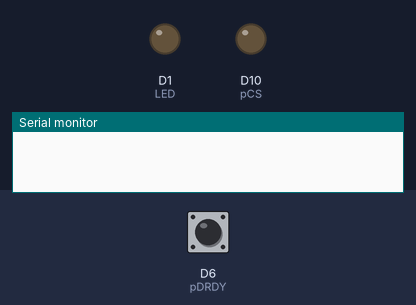
Bench run of a sketch on a simulated Arduino MKR. On the bench: output pins drawn as LEDs (lit = HIGH), the last lines printed to the serial monitor. The test bench sets the inputs (shaded band); at power-on: D6 (pDRDY) HIGH. WiFi joins after 1.5 s; servers stay silent unless stated; pins used as bus, display or sensor lines are not drawn.

Above: at 0.0 s.
At 14.6 s:
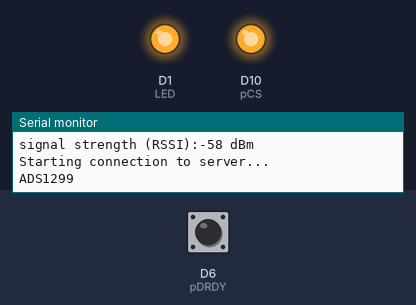
At 16.4 s:
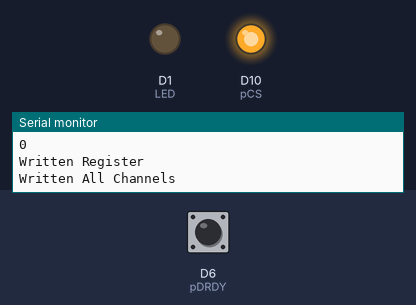
16.5 s: D6 (pDRDY) driven LOW
18.0 s: D6 (pDRDY) pulsed HIGH 2 times (0.12 s each, 0.3 s apart)
Timing chart, 0 to 21.0 s (numbered marks = the images above; inputs shaded):
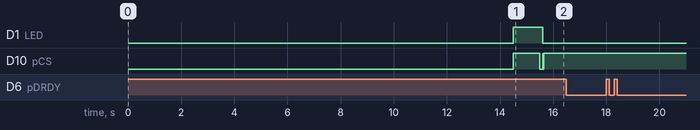

The sketch:

ads1299wifi_interrupt.ino
```cpp
#include <SPI.h>
#include "wiring_private.h"
#include "ads1299wifi.h"
#include <WiFi101.h>
#include <WiFiUdp.h>


SPIClass mySPI (&sercom1, 12, 13, 11, SPI_PAD_0_SCK_1, SERCOM_RX_PAD_3);

const int pCS = 10; //chip select pin
const int pDRDY = 6; //data ready pin
const int pCLKSEL = 9;
const int LED = 1 ;
//Over clocked spi of the ADS1299 to 40M Hz
const int SPI_CLK = 20000000;

boolean deviceIDReturned = false;
boolean continuousRead = false ;
boolean startRead = false ;

int ch[8];
int cnt = 0;
String spiData;


//For WIFI
int status = WL_IDLE_STATUS;
char ssid[] = SECRET_SSID;
char pass[] = SECRET_PASS;
unsigned int localPort = 8899;      // local port to listen on
String sendingString;
char sendingBuf[10000];
int sendingBufferSize = 0;

WiFiUDP Udp;


void drdyIRS()
{
    if (!continuousRead)
    {
        //Serial.println("Continuous Read");
        continuousRead = true ;
        digitalWrite(pCS, LOW);
        mySPI.beginTransaction(SPISettings(SPI_CLK, MSBFIRST, SPI_MODE1));
        mySPI.transfer(START);
        mySPI.transfer(RDATAC);
        digitalWrite(pCS, HIGH);
    }
    //When interrupt happends read new data from ADS1299 to buffer.
    digitalWrite(pCS, LOW);
    int j = 0 ;
    spiData = String();
    for (int i = 0; i < 27; i++)
    {
        byte temp = mySPI.transfer(0x00);
        if (i < 2)
        {
            spiData += temp ;
            spiData += "," ;
        }
        else if (i == 2)
        {
            spiData += cnt ;
            spiData += "," ;
        }
        else
        {
            ch[j] += temp << (3 - (i % 3)) * 8 ;
            if (i % 3 == 2)
            {
                ch[j] = ch[j] >> 8;
                //Serial.print(ch[j]);
                spiData += ch[j] ;
                if (j < 7)
                {
                    spiData += ",";
                }
                else
                {
                    spiData += "\n";
                }
                j++ ;
            }
        }
    }
    digitalWrite(pCS, HIGH);
    sendingString += spiData;
    cnt++ ;
    sendingBufferSize++;
}


void setup()
{
    Serial.begin(115200);

    //start the SPI library:
    mySPI.begin();
    pinPeripheral(11, PIO_SERCOM);
    pinPeripheral(12, PIO_SERCOM);
    pinPeripheral(13, PIO_SERCOM);
    delay(3000);

    //Setup the wifi

    //Configure pins for Adafruit ATWINC1500 Feather
    WiFi.setPins(8,7,4,2);
    // check for the presence of the shield:
    if (WiFi.status() == WL_NO_SHIELD)
    {
        Serial.println("WiFi shield not present");
        // don't continue:
        while (true);
    }
    // attempt to connect to WiFi network:
    while ( status != WL_CONNECTED) {
        Serial.print("Attempting to connect to SSID: ");
        Serial.println(ssid);
        // Connect to WPA/WPA2 network. Change this line if using open or WEP network:
        status = WiFi.begin(ssid, pass);

        // wait 10 seconds for connection:
        delay(10000);
    }
    Serial.println("Connected to wifi");
    printWiFiStatus();
    Serial.println("\nStarting connection to server...");
    Udp.begin(localPort);


    //Setup ADS1299
    Serial.flush();
    Serial.println("ADS1299");
    // initalize the  data ready and chip select pins:
    pinMode(LED, OUTPUT);
    digitalWrite(LED, HIGH);
    ADS_INIT();
    digitalWrite(LED, LOW);
    delay(10);  //delay to ensure connection
    ADS_RREAD(0, 24);
    //ADS_WREG(0x03,0xE0); // Enable Internal Reference Buffer 6 -OFF , E - ON
    ADS_WREG(0x03, 0xE8); // Enable Internal Reference Buffer 6 -OFF , E - ON
    delay(50);
    ADS_WREG(CHn, 0x01); // Input Shorted
    delay(1);
    for (int i = 0; i < 10; i++)
        ADS_ReadContinuous();
    ADS_STOP();
    delay(1);
    ADS_WREG(0x01, 0x93); // Sample Rate 96 - 250 , 95 - 500, 90 - 16k
    ADS_WREG(0x02, 0xD1); // Test Signal 2Hz Square Wave
    //ADS_WREG(CHn,0x10); // Active channels
    ADS_WREG(CHn, 0x00); // Ch on Test Signals with Gain 0
    // ADS_WREG(CH1,0x00);
    //ADS_WREG(0x15,0x20);//SRB1 To Negative Inputs
    ADS_RREAD(0, 24);


    //Setup interrupt
    attachInterrupt(digitalPinToInterrupt(pDRDY), drdyIRS, FALLING);
    mySPI.transfer(START);
    mySPI.transfer(RDATAC);
    Serial.println("Start Streaming");

}

void loop()
{
        if(sendingBufferSize > 20)
        {
            //send the data
//            Serial.println(sendingString);
//            sendingString.toCharArray(sendingBuf,1000);
            sendingString.toCharArray(sendingBuf,10*sendingBufferSize);
            Udp.beginPacket("192.168.0.101", 8899);

            Udp.write(sendingBuf);
            Udp.endPacket();

            //Clean the buffer
            sendingBufferSize = 0;
            sendingString = "";
        }

}


void ADS_INIT()
{
  pinMode(pDRDY, INPUT);
  pinMode(pCS, OUTPUT);
  pinMode(pCLKSEL, OUTPUT);
  digitalWrite(pCLKSEL, HIGH);
  delay(1);
  digitalWrite(pCS, HIGH);
  delay(1000);  //delay to ensure connection
  digitalWrite(pCS, LOW);
  mySPI.beginTransaction(SPISettings(SPI_CLK, MSBFIRST, SPI_MODE1));
  mySPI.transfer(RESET);
  mySPI.endTransaction();
  delay(100);
  digitalWrite(pCS, HIGH);
}

void ADS_RREAD(byte r , int n) {
  if (r + n > 24)
    n = 24 - r ;
  digitalWrite(pCS, LOW);
  Serial.println("Register Data");
  mySPI.beginTransaction(SPISettings(SPI_CLK, MSBFIRST, SPI_MODE1));
  mySPI.transfer(SDATAC);
  mySPI.transfer(RREG | r); //RREG
  mySPI.transfer(n); // 24 Registers
  for (int i = 0; i < n; i++)
  { byte temp = mySPI.transfer(0x00);
    Serial.println(temp, HEX);
  }
  mySPI.endTransaction();
  digitalWrite(pCS, HIGH);
}

void ADS_WREG(byte n, byte t)
{ if (n == 0 || n == 18 || n == 19)
    Serial.println("Error: Read-Only Register");
  else if (n == 0xFF)
  { digitalWrite(pCS, LOW);
    mySPI.beginTransaction(SPISettings(SPI_CLK, MSBFIRST, SPI_MODE1));
    mySPI.transfer(SDATAC);
    for (int i = 5; i < 13; i++)
    { mySPI.transfer(WREG | i); //RREG
      mySPI.transfer(0x00);
      mySPI.transfer(t);
    }
    mySPI.endTransaction();
    digitalWrite(pCS, HIGH);
    Serial.println("Written All Channels");
  }
  else
  { digitalWrite(pCS, LOW);
    mySPI.beginTransaction(SPISettings(SPI_CLK, MSBFIRST, SPI_MODE1));
    mySPI.transfer(SDATAC);
    mySPI.transfer(WREG | n); //RREG
    mySPI.transfer(0x00); // 24 Registers
    mySPI.transfer(t);
    mySPI.endTransaction();
    digitalWrite(pCS, HIGH);
    Serial.println("Written Register");
  }
}

void ADS_ReadContinuous()
{
    if (!continuousRead)
    {
        //Serial.println("Continuous Read");
        continuousRead = true ;
        digitalWrite(pCS, LOW);
        mySPI.beginTransaction(SPISettings(SPI_CLK, MSBFIRST, SPI_MODE1));
        mySPI.transfer(START);
        mySPI.transfer(RDATAC);
        digitalWrite(pCS, HIGH);
    }

    while (digitalRead(pDRDY));


}


void ADS_STOP()
{ if (continuousRead)
  { digitalWrite(pCS, LOW);
    mySPI.transfer(STOP);
    mySPI.transfer(SDATAC);
    digitalWrite(pCS, HIGH);
    continuousRead = false ;
  }
}


void printWiFiStatus() {
  // print the SSID of the network you're attached to:
  Serial.print("SSID: ");
  Serial.println(WiFi.SSID());

  // print your WiFi shield's IP address:
  IPAddress ip = WiFi.localIP();
  Serial.print("IP Address: ");
  Serial.println(ip);

  // print the received signal strength:
  long rssi = WiFi.RSSI();
  Serial.print("signal strength (RSSI):");
  Serial.print(rssi);
  Serial.println(" dBm");
}
```

ads1299wifi.h
```cpp
#define SECRET_SSID "raspi_wifi"
#define SECRET_PASS "fluidfluid"

const byte WAKEUP = 0b00000010;     // Wake-up from standby mode
const byte STANDBY = 0b00000100;   // Enter Standby mode
const byte RESET = 0b00000110;   // Reset the device
const byte START = 0b00001000;   // Start and restart (synchronize) conversions
const byte STOP = 0b00001010;   // Stop conversion
const byte RDATAC = 0b00010000;   // Enable Read Data Continuous mode (default mode at power-up)
const byte SDATAC = 0b00010001;   // Stop Read Data Continuous mode
const byte RDATA = 0b00010010;   // Read data by command; supports multiple read back

//Register Read Commands
const byte RREG = 0b00100000;
const byte WREG = 0b01000000;

const byte CH1 = 0x05;
const byte CH2 = 0x06;
const byte CH3 = 0x07;
const byte CH4 = 0x08;
const byte CH5 = 0x09;
const byte CH6 = 0x0A;
const byte CH7 = 0x0B;
const byte CH8 = 0x0C;
const byte CHn = 0xFF;
```
